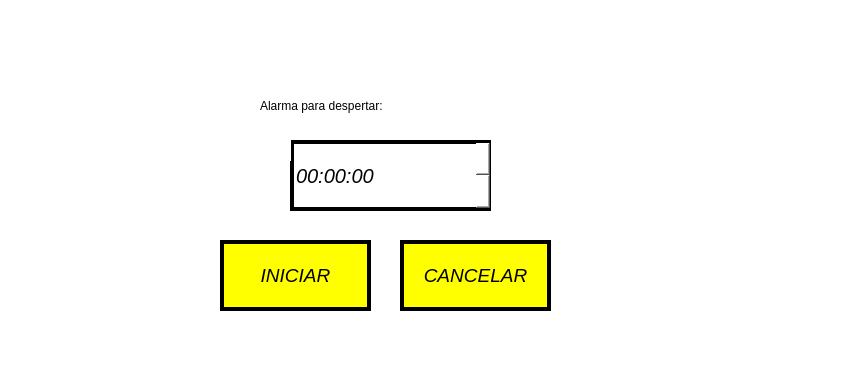
<?xml version="1.0" encoding="UTF-8"?>
<ui version="4.0">
 <class>MainWindow</class>
 <widget class="QMainWindow" name="MainWindow">
  <property name="geometry">
   <rect>
    <x>0</x>
    <y>0</y>
    <width>846</width>
    <height>382</height>
   </rect>
  </property>
  <property name="windowTitle">
   <string>MainWindow</string>
  </property>
  <property name="styleSheet">
   <string notr="true">background: color white
</string>
  </property>
  <widget class="QWidget" name="centralwidget">
   <widget class="QPushButton" name="btn_iniciar">
    <property name="geometry">
     <rect>
      <x>220</x>
      <y>240</y>
      <width>151</width>
      <height>71</height>
     </rect>
    </property>
    <property name="font">
     <font>
      <family>MS Sans Serif</family>
      <pointsize>14</pointsize>
      <weight>9</weight>
      <italic>true</italic>
      <bold>false</bold>
     </font>
    </property>
    <property name="styleSheet">
     <string notr="true">background:color yellow;
font: 75 italic 14pt &quot;MS Sans Serif&quot;;
border: 4px solid black;
border_radius: 25px;</string>
    </property>
    <property name="text">
     <string>INICIAR</string>
    </property>
   </widget>
   <widget class="QTimeEdit" name="timeEdit_alarma">
    <property name="geometry">
     <rect>
      <x>290</x>
      <y>140</y>
      <width>201</width>
      <height>71</height>
     </rect>
    </property>
    <property name="font">
     <font>
      <family>MS Sans Serif</family>
      <pointsize>15</pointsize>
      <italic>true</italic>
     </font>
    </property>
    <property name="styleSheet">
     <string notr="true">border: 4px solid black;
background-color: white;
border_radius: 4px;</string>
    </property>
   </widget>
   <widget class="QLabel" name="label">
    <property name="geometry">
     <rect>
      <x>60</x>
      <y>-80</y>
      <width>231</width>
      <height>241</height>
     </rect>
    </property>
    <property name="styleSheet">
     <string notr="true">border-image: url(:/Logos/ingenieria logo.png);</string>
    </property>
    <property name="text">
     <string/>
    </property>
   </widget>
   <widget class="QLabel" name="label_2">
    <property name="geometry">
     <rect>
      <x>550</x>
      <y>0</y>
      <width>221</width>
      <height>101</height>
     </rect>
    </property>
    <property name="styleSheet">
     <string notr="true">border-image: url(:/Logos/uat logo.jpg);</string>
    </property>
    <property name="text">
     <string/>
    </property>
   </widget>
   <widget class="QLabel" name="label_3">
    <property name="geometry">
     <rect>
      <x>630</x>
      <y>120</y>
      <width>191</width>
      <height>161</height>
     </rect>
    </property>
    <property name="styleSheet">
     <string notr="true">border-image: url(:/Logos/logo programador.png);</string>
    </property>
    <property name="text">
     <string/>
    </property>
   </widget>
   <widget class="QLabel" name="label_4">
    <property name="geometry">
     <rect>
      <x>260</x>
      <y>80</y>
      <width>271</width>
      <height>51</height>
     </rect>
    </property>
    <property name="styleSheet">
     <string notr="true">font: 75 italic 15pt &quot;MS Sans Serif&quot;;</string>
    </property>
    <property name="text">
     <string>Alarma para despertar:</string>
    </property>
   </widget>
   <widget class="QPushButton" name="btn_cancelar">
    <property name="geometry">
     <rect>
      <x>400</x>
      <y>240</y>
      <width>151</width>
      <height>71</height>
     </rect>
    </property>
    <property name="font">
     <font>
      <family>MS Sans Serif</family>
      <pointsize>14</pointsize>
      <weight>9</weight>
      <italic>true</italic>
      <bold>false</bold>
     </font>
    </property>
    <property name="styleSheet">
     <string notr="true">background:color yellow;
font: 75 italic 14pt &quot;MS Sans Serif&quot;;
border: 4px solid black;
border_radius: 25px;</string>
    </property>
    <property name="text">
     <string>CANCELAR</string>
    </property>
   </widget>
  </widget>
  <widget class="QMenuBar" name="menubar">
   <property name="geometry">
    <rect>
     <x>0</x>
     <y>0</y>
     <width>846</width>
     <height>26</height>
    </rect>
   </property>
  </widget>
  <widget class="QStatusBar" name="statusbar"/>
 </widget>
 <resources>
  <include location="recursos.qrc"/>
 </resources>
 <connections/>
</ui>
